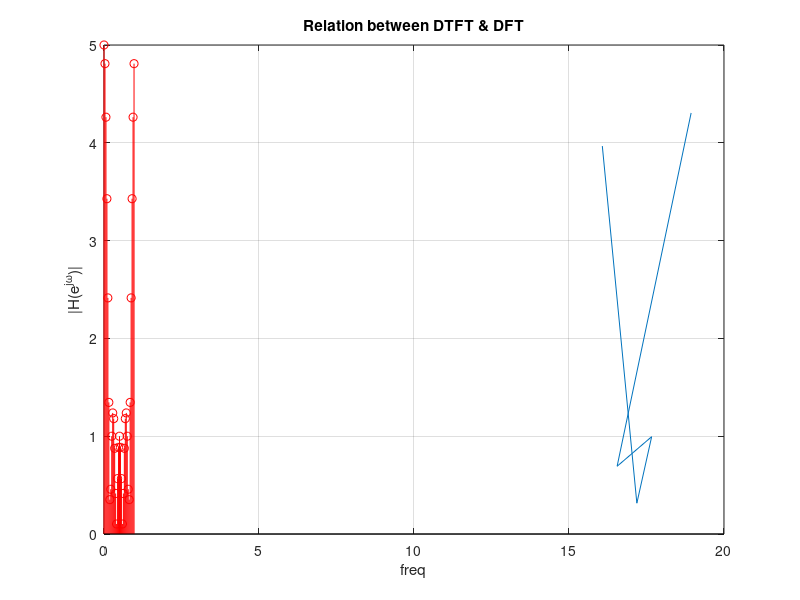

The MATLAB script that drew this image:
% DTFT and DFT relationship
clc;clear all;close all;
k=0:31;
x=[1 1 1 1 1 zeros(1,27)];
[h w]=freqz(x,1,'whole');
plot(w/(2*pi),abs(h));grid on;
xlabel('freq');ylabel('|H(e^{j\omega})|');
title('Relation between DTFT & DFT');
X=fft(x); hold on;
stem(k/32, abs(X),'ro');grid on;